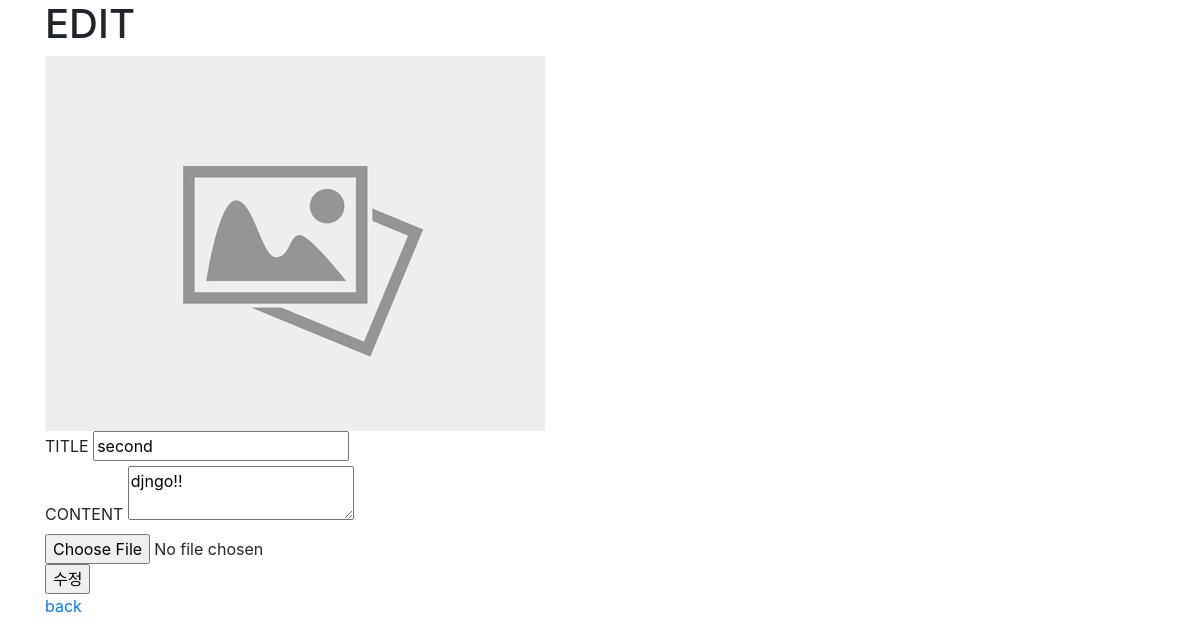
/boards/2/update/, run on an earlier commit of the app's database.
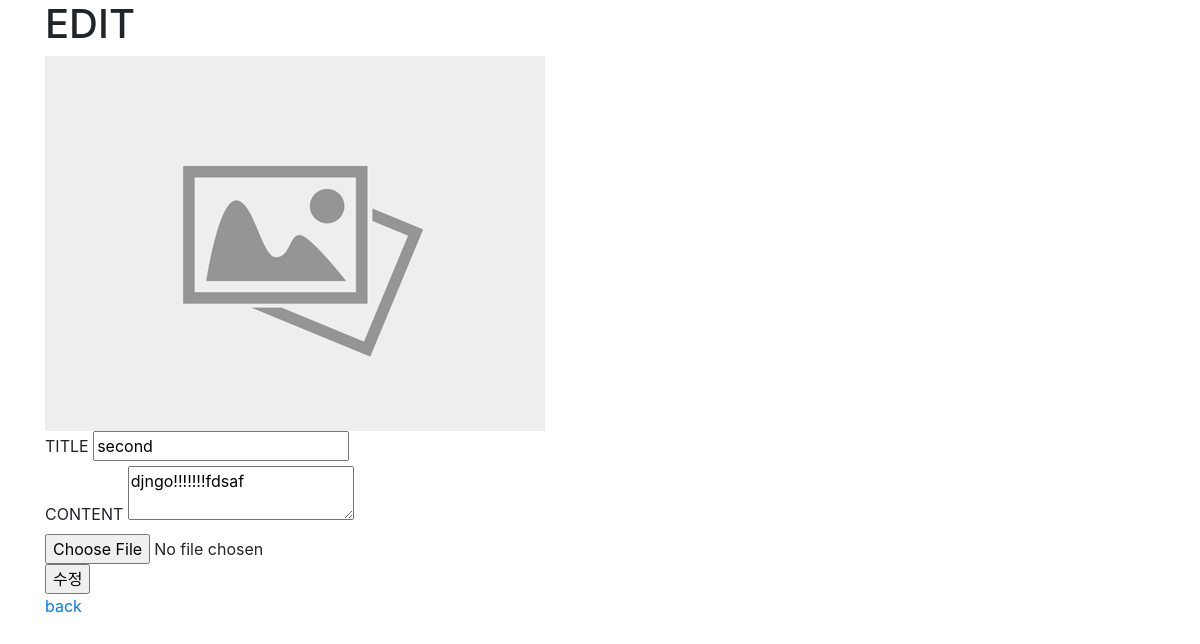
And on a later commit of the database.
### boards/models.py (models this page shows, shortened)
class Board(models.Model):
    title = models.CharField(max_length=10)
    content = models.TextField()
    image = ProcessedImageField(
        upload_to='boards/images', # 저장 위치 (media 이후의 경로)
        processors=[Thumbnail(200,300)], # 처리할 작업 목록
        format='JPEG', # 저장 포맷
        options={'quality': 90}, # 추가 옵션들.
    )
    created_at = models.DateTimeField(auto_now_add=True)
    updated_at = models.DateTimeField(auto_now=True)

### boards/views.py (the view)
# urls.py: path('<int:board_pk>/update/', views.update, name='update'),  # GET(edit), POST(update)
def update(request, board_pk):
    board = Board.objects.get(pk=board_pk)
    if request.method =='POST':
        board.title = request.POST.get('title')
        board.content = request.POST.get('content')
        board.image = request.FILES.get('image')
        board.save()
        return redirect('boards:detail', board.pk)
    else:
        context = {'board': board,}
        return render(request, 'boards/update.html', context)

### boards/templates/boards/update.html (shortened to what this page needs)
{% extends 'boards/base.html' %}
{% load static %}
{% block content %}
<h1>EDIT</h1>
{% if board.image %}
  <img src="{{ board.image.url }}" alt="{{ board.image }}">
{% else %}
  <img src="{% static 'boards/images/no_img.png' %}" alt="no_img">
{% endif %}
<form action="" method="POST" enctype="multipart/form-data">
  <label for="title">TITLE</label>
  <input type="text" name="title" id="title" value="{{ board.title }}"><br>
  <label for="content">CONTENT</label>
  <textarea name="content" id="content">{{ board.content }}</textarea><br>
  <input type="file" name="image" accept="image/*"><br>
  <input type="submit" value="수정">
</form>
<a href="{% url 'boards:detail' board.pk %}">back</a>
{% endblock %}

What changed in the data, as far as the page shows it:
changed Board "second": content "djngo!!" → "djngo!!!!!!!fdsaf"
